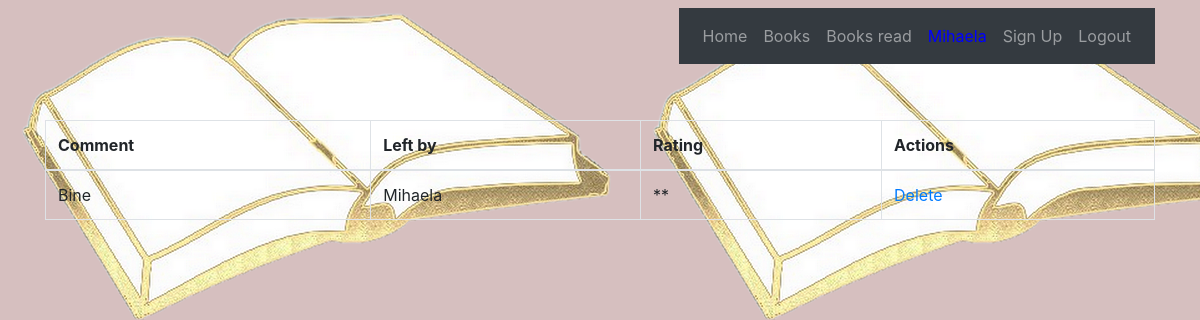
/book/comments/?id_book=1 (signed in), run on an earlier commit of the app's database.
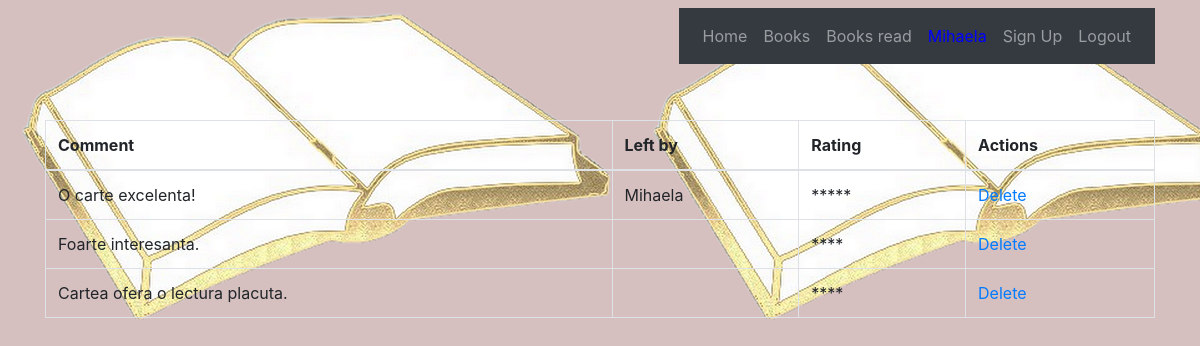
And on a later commit of the database.
### catalog/models.py (models this page shows, shortened)
class Comments(models.Model):
    rating_choices = (('*', '*'), ('**', '**'), ('***', '***'), ('****', '****'), ('*****', '*****'))
    comment_added = models.TextField()
    rating = models.CharField(max_length=20, choices=rating_choices)
    book = models.ForeignKey(Book, on_delete=models.CASCADE)
    user = models.ForeignKey(User, on_delete=models.CASCADE)
    active = models.CharField(default=1, max_length=2)

### catalog/views.py (the view)
# urls.py: path('comments/', views.ShowComments.as_view(), name='list_comments'),
class ShowComments(LoginRequiredMixin, ListView):
    model = Comments
    template_name = 'catalog/comments.html'
    context_object_name = 'all_comments'
    def get_context_data(self, **kwargs):
        context = super(ShowComments, self).get_context_data(**kwargs)
        context['all_comments'] = Comments.objects.filter(book_id=self.request.GET.get('id_book'), active=1)
        return context

### Templates/catalog/comments.html
{% extends 'base.html' %}
{% block content %}
{% load static %}
<br>
<br>
<table class="table table-hover table-bordered">
        <thead>
            <th>Comment</th>
            <th>Left by </th>
            <th>Rating</th>
            <th>Actions</th>
        </thead>
        <tbody>
         {% for item in all_comments %}
            <tr>
                <td> {{ item.comment_added }}</td>
                <td> {{ item.user.first_name }}</td>
                <td> {{ item.rating}}</td>
                <td>
                    {% if request.user.is_superuser == 1 %}
                    <a href="{% url 'catalog:comment_delete' item.id %}"> Delete </a>
                    {% else %}
                    <a href="#" class="nav-link disabled" > Delete </a>
                    {% endif %}
                </td>
            </tr>
         {% endfor %}
        </tbody>
</table>
{% endblock %}

What changed in the data, as far as the page shows it:
changed Comments "Mihaela": comment_added "Bine" → "O carte excelenta!"; rating "**" → "*****"
now on this page (row edited): Comments: comment_added "Foarte interesanta.", rating "****"
added Comments: comment_added "Cartea ofera o lectura placuta.", rating "****"
